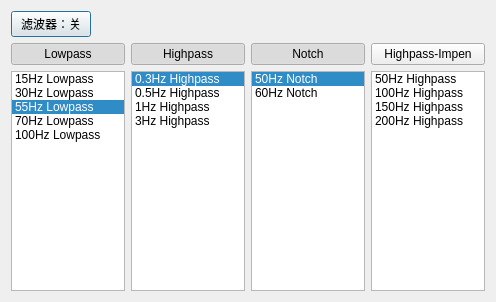
<?xml version="1.0" encoding="UTF-8"?>
<ui version="4.0">
 <class>FilterSetting</class>
 <widget class="QDialog" name="FilterSetting">
  <property name="geometry">
   <rect>
    <x>0</x>
    <y>0</y>
    <width>496</width>
    <height>302</height>
   </rect>
  </property>
  <property name="windowTitle">
   <string>滤波器设置</string>
  </property>
  <layout class="QVBoxLayout" name="verticalLayout_2">
   <item>
    <layout class="QGridLayout" name="gridLayout">
     <item row="0" column="0">
      <widget class="QPushButton" name="m_pushButton_filter_on">
       <property name="text">
        <string>滤波器：关</string>
       </property>
       <property name="checkable">
        <bool>true</bool>
       </property>
      </widget>
     </item>
     <item row="1" column="0" colspan="2">
      <layout class="QHBoxLayout" name="horizontalLayout">
       <item>
        <layout class="QGridLayout" name="gridLayout_2">
         <item row="0" column="0">
          <widget class="QPushButton" name="m_pushbutton_lowpass">
           <property name="text">
            <string>Lowpass</string>
           </property>
           <property name="checkable">
            <bool>true</bool>
           </property>
           <property name="checked">
            <bool>true</bool>
           </property>
          </widget>
         </item>
         <item row="1" column="0">
          <widget class="QListWidget" name="m_listWidget_lowpass">
           <property name="currentRow">
            <number>2</number>
           </property>
           <item>
            <property name="text">
             <string>15Hz Lowpass</string>
            </property>
           </item>
           <item>
            <property name="text">
             <string>30Hz Lowpass</string>
            </property>
           </item>
           <item>
            <property name="text">
             <string>55Hz Lowpass</string>
            </property>
           </item>
           <item>
            <property name="text">
             <string>70Hz Lowpass</string>
            </property>
           </item>
           <item>
            <property name="text">
             <string>100Hz Lowpass</string>
            </property>
           </item>
          </widget>
         </item>
        </layout>
       </item>
       <item>
        <layout class="QGridLayout" name="gridLayout_5">
         <item row="0" column="0">
          <widget class="QPushButton" name="m_pushbutton_highpass">
           <property name="text">
            <string>Highpass</string>
           </property>
           <property name="checkable">
            <bool>true</bool>
           </property>
           <property name="checked">
            <bool>true</bool>
           </property>
          </widget>
         </item>
         <item row="1" column="0">
          <widget class="QListWidget" name="m_listWidget_highpass">
           <property name="currentRow">
            <number>0</number>
           </property>
           <item>
            <property name="text">
             <string>0.3Hz Highpass</string>
            </property>
           </item>
           <item>
            <property name="text">
             <string>0.5Hz Highpass</string>
            </property>
           </item>
           <item>
            <property name="text">
             <string>1Hz Highpass</string>
            </property>
           </item>
           <item>
            <property name="text">
             <string>3Hz Highpass</string>
            </property>
           </item>
          </widget>
         </item>
        </layout>
       </item>
       <item>
        <layout class="QGridLayout" name="gridLayout_4">
         <item row="0" column="0">
          <widget class="QPushButton" name="m_pushbutton_notch">
           <property name="text">
            <string>Notch</string>
           </property>
           <property name="checkable">
            <bool>true</bool>
           </property>
           <property name="checked">
            <bool>true</bool>
           </property>
          </widget>
         </item>
         <item row="1" column="0">
          <widget class="QListWidget" name="m_listWidget_notch">
           <property name="currentRow">
            <number>0</number>
           </property>
           <item>
            <property name="text">
             <string>50Hz Notch</string>
            </property>
           </item>
           <item>
            <property name="text">
             <string>60Hz Notch</string>
            </property>
           </item>
          </widget>
         </item>
        </layout>
       </item>
       <item>
        <layout class="QGridLayout" name="gridLayout_3">
         <item row="0" column="0">
          <widget class="QPushButton" name="m_pushbutton_highpass_impen">
           <property name="text">
            <string>Highpass-Impen</string>
           </property>
           <property name="checkable">
            <bool>true</bool>
           </property>
          </widget>
         </item>
         <item row="1" column="0">
          <widget class="QListWidget" name="m_listWidget_highpass_impen">
           <item>
            <property name="text">
             <string>50Hz Highpass</string>
            </property>
           </item>
           <item>
            <property name="text">
             <string>100Hz Highpass</string>
            </property>
           </item>
           <item>
            <property name="text">
             <string>150Hz Highpass</string>
            </property>
           </item>
           <item>
            <property name="text">
             <string>200Hz Highpass</string>
            </property>
           </item>
          </widget>
         </item>
        </layout>
       </item>
      </layout>
     </item>
     <item row="0" column="1">
      <spacer name="horizontalSpacer">
       <property name="orientation">
        <enum>Qt::Horizontal</enum>
       </property>
       <property name="sizeHint" stdset="0">
        <size>
         <width>40</width>
         <height>20</height>
        </size>
       </property>
      </spacer>
     </item>
    </layout>
   </item>
  </layout>
 </widget>
 <resources/>
 <connections/>
</ui>
